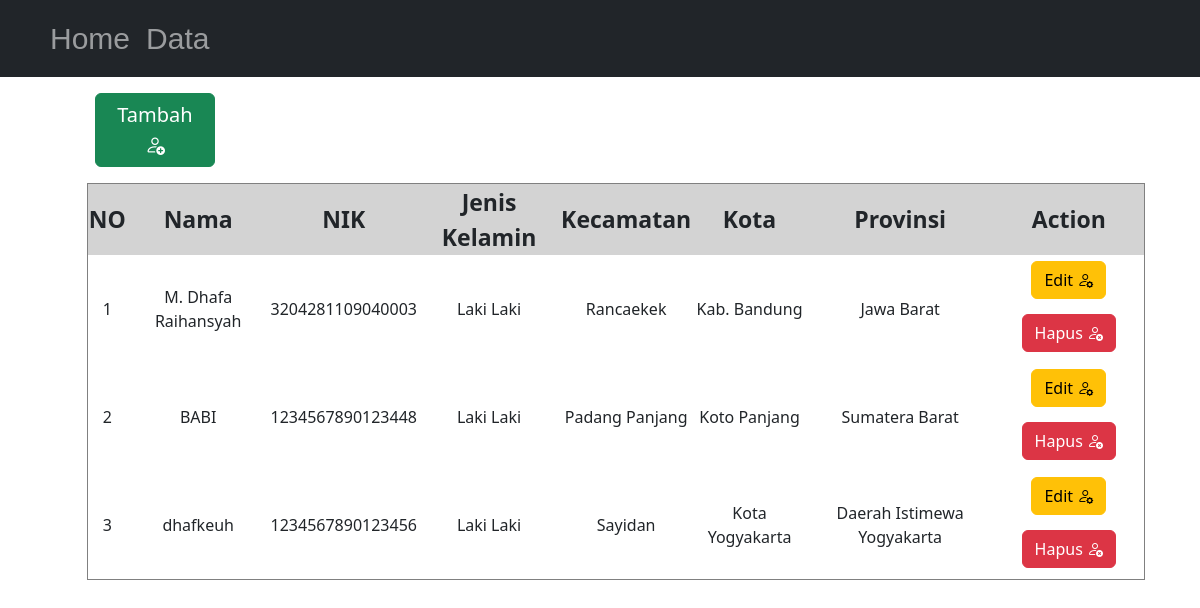
The app's page /data.php with its own data.
### tables this page shows
CREATE TABLE `warga` (
  `id` int NOT NULL,
  `nama` varchar(100) DEFAULT NULL,
  `nik` varchar(16) DEFAULT NULL,
  `jk` varchar(15) DEFAULT NULL,
  `kecamatan` varchar(50) DEFAULT NULL,
  `kota` varchar(50) DEFAULT NULL,
  `provinsi` varchar(50) DEFAULT NULL
);

### data.php (the view, shortened to what this page needs)
<?php
    include 'config.php';
    $result = $koneksi->query("SELECT * FROM warga");
?>
<!doctype html>
<html lang="en">
  <head>
    <link rel="stylesheet" href="https://cdn.jsdelivr.net/npm/bootstrap-icons@1.11.2/font/bootstrap-icons.min.css">
    <link href="https://cdn.jsdelivr.net/npm/bootstrap@5.2.3/dist/css/bootstrap.min.css" rel="stylesheet">
  </head>
  <body>
    <a class="add btn btn-success mt-3 mb-3" style="width: 10%; margin-left: 95px; font-size: 20px" href="add.php">Tambah <i class="bi bi-person-add"></i></a>
    <div class="container-fluid ms-3">
        <table border=1 style="width: 90%; margin: auto; border-radius: 10px">
            <thead style="background-color: lightgrey; text-align: center; font-size: 23px;" >
                <th>NO</th>
                <th>Nama</th>
                <th>NIK</th>
                <th>Jenis Kelamin</th>
                <th>Kecamatan</th>
                <th>Kota</th>
                <th>Provinsi</th>
                <th>Action</th>
            </thead>
        <?php
        $no = 1;
        while ($row = $result->fetch_assoc()): ?>
            <tbody style="text-align: center">
                <td><?= $no;?></td>
                <td><?= $row['nama']?></td>
                <td><?= $row['nik']?></td>
                <td><?= $row['jk']?></td>
                <td><?= $row['kecamatan']?></td>
                <td><?= $row['kota']?></td>
                <td><?= $row['provinsi']?></td>
                <td>
                    <a class="btn btn-warning" href="edit.php?id=<?= $row['id']; ?>">Edit <i class="bi bi-person-gear"></i></a>
                    <a class="btn btn-danger" href="hapus.php?id=<?= $row['id']; ?>" onclick="return confirm('Apakah Anda Yakin Akan Menghapus Data Ini ?')">Hapus <i class="bi bi-person-x"></i></a>
                </td>
            </tbody>
            <?php $no++; ?>
        <?php endwhile; ?>
        </table>
    </div>
  </body>
</html>

### data.php (style rules this page uses)
table { border-radius : 10px; }
td a { text-decoration: none; color: black; margin-top : 5px; margin-bottom : 10px; }

### records on screen
warga: nama "M. Dhafa Raihansyah", nik "3204281109040003", jk "Laki Laki", kecamatan "Rancaekek", kota "Kab. Bandung", provinsi "Jawa Barat"
warga: nama "BABI", nik "1234567890123448", jk "Laki Laki", kecamatan "Padang Panjang", kota "Koto Panjang", provinsi "Sumatera Barat"
warga: nama "dhafkeuh", nik "1234567890123456", jk "Laki Laki", kecamatan "Sayidan", kota "Kota Yogyakarta", provinsi "Daerah Istimewa Yogyakarta"
